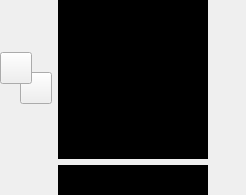
  <widget class="QDockWidget" name="dockWidget_2">
   <property name="features">
    <set>QDockWidget::DockWidgetMovable</set>
   </property>
   <property name="windowTitle">
    <string>Color Palette</string>
   </property>
   <attribute name="dockWidgetArea">
    <number>1</number>
   </attribute>
   <widget class="QWidget" name="dockWidgetContents_2">
    <layout class="QHBoxLayout" name="horizontalLayout_3" stretch="0,1,0">
     <property name="spacing">
      <number>6</number>
     </property>
     <property name="leftMargin">
      <number>0</number>
     </property>
     <property name="topMargin">
      <number>0</number>
     </property>
     <property name="rightMargin">
      <number>0</number>
     </property>
     <property name="bottomMargin">
      <number>0</number>
     </property>
     <item>
      <layout class="QVBoxLayout" name="verticalLayout_2">
       <item>
        <layout class="QGridLayout" name="gridLayout_3">
         <property name="spacing">
          <number>0</number>
         </property>
         <item row="1" column="1">
          <widget class="QToolButton" name="toolButton_9">
           <property name="enabled">
            <bool>false</bool>
           </property>
           <property name="text">
            <string/>
           </property>
           <property name="icon">
            <iconset resource="../resources/icons/icons.qrc">
             <normaloff>:/icons/pattern_1.png</normaloff>:/icons/pattern_1.png</iconset>
           </property>
           <property name="autoRaise">
            <bool>true</bool>
           </property>
          </widget>
         </item>
         <item row="1" column="0">
          <widget class="QToolButton" name="toolButton_8">
           <property name="enabled">
            <bool>false</bool>
           </property>
           <property name="text">
            <string/>
           </property>
           <property name="icon">
            <iconset resource="../resources/icons/icons.qrc">
             <normaloff>:/icons/pattern_1.png</normaloff>:/icons/pattern_1.png</iconset>
           </property>
           <property name="autoRaise">
            <bool>true</bool>
           </property>
          </widget>
         </item>
         <item row="0" column="1">
          <widget class="QToolButton" name="toolButton_4">
           <property name="enabled">
            <bool>false</bool>
           </property>
           <property name="text">
            <string/>
           </property>
           <property name="icon">
            <iconset resource="../resources/icons/icons.qrc">
             <normaloff>:/icons/pattern_1.png</normaloff>:/icons/pattern_1.png</iconset>
           </property>
           <property name="autoRaise">
            <bool>true</bool>
           </property>
          </widget>
         </item>
         <item row="0" column="0">
          <widget class="QToolButton" name="toolButton_3">
           <property name="enabled">
            <bool>false</bool>
           </property>
           <property name="text">
            <string/>
           </property>
           <property name="icon">
            <iconset resource="../resources/icons/icons.qrc">
             <normaloff>:/icons/pattern_0.png</normaloff>:/icons/pattern_0.png</iconset>
           </property>
           <property name="autoRaise">
            <bool>true</bool>
           </property>
          </widget>
         </item>
        </layout>
       </item>
       <item>
        <layout class="QHBoxLayout" name="horizontalLayout_6">
         <item>
          <widget class="QWidget" name="widget_3" native="true">
           <property name="minimumSize">
            <size>
             <width>52</width>
             <height>52</height>
            </size>
           </property>
           <property name="maximumSize">
            <size>
             <width>52</width>
             <height>52</height>
            </size>
           </property>
           <widget class="QPushButton" name="color_main_pushButton">
            <property name="geometry">
             <rect>
              <x>0</x>
              <y>0</y>
              <width>32</width>
              <height>32</height>
             </rect>
            </property>
            <property name="sizePolicy">
             <sizepolicy hsizetype="Minimum" vsizetype="Fixed">
              <horstretch>0</horstretch>
              <verstretch>0</verstretch>
             </sizepolicy>
            </property>
            <property name="minimumSize">
             <size>
              <width>32</width>
              <height>32</height>
             </size>
            </property>
            <property name="maximumSize">
             <size>
              <width>32</width>
              <height>32</height>
             </size>
            </property>
            <property name="statusTip">
             <string>Click to select the foreground color.</string>
            </property>
            <property name="text">
             <string/>
            </property>
           </widget>
           <widget class="QPushButton" name="color_alt_pushButton">
            <property name="geometry">
             <rect>
              <x>20</x>
              <y>20</y>
              <width>32</width>
              <height>32</height>
             </rect>
            </property>
            <property name="minimumSize">
             <size>
              <width>32</width>
              <height>32</height>
             </size>
            </property>
            <property name="maximumSize">
             <size>
              <width>32</width>
              <height>32</height>
             </size>
            </property>
            <property name="statusTip">
             <string>Click to select the background color.</string>
            </property>
            <property name="text">
             <string/>
            </property>
           </widget>
           <widget class="QToolButton" name="swap_colors_toolButton">
            <property name="geometry">
             <rect>
              <x>34</x>
              <y>0</y>
              <width>20</width>
              <height>20</height>
             </rect>
            </property>
            <property name="styleSheet">
             <string notr="true">min-width: 16px;
max-width: 16px;
min-height: 16px;
max-height: 16px;</string>
            </property>
            <property name="text">
             <string/>
            </property>
            <property name="icon">
             <iconset resource="../resources/icons/icons.qrc">
              <normaloff>:/icons/swap_colors.png</normaloff>:/icons/swap_colors.png</iconset>
            </property>
            <property name="iconSize">
             <size>
              <width>24</width>
              <height>24</height>
             </size>
            </property>
            <property name="autoRaise">
             <bool>true</bool>
            </property>
           </widget>
           <zorder>color_alt_pushButton</zorder>
           <zorder>color_main_pushButton</zorder>
           <zorder>swap_colors_toolButton</zorder>
          </widget>
         </item>
        </layout>
       </item>
       <item>
        <spacer name="verticalSpacer_6">
         <property name="orientation">
          <enum>Qt::Vertical</enum>
         </property>
         <property name="sizeHint" stdset="0">
          <size>
           <width>20</width>
           <height>40</height>
          </size>
         </property>
        </spacer>
       </item>
      </layout>
     </item>
     <item>
      <layout class="QVBoxLayout" name="verticalLayout_4" stretch="16,3">
       <property name="topMargin">
        <number>0</number>
       </property>
       <item>
        <widget class="ColorPaletteWidget" name="color_palette_widget" native="true">
         <property name="sizePolicy">
          <sizepolicy hsizetype="Expanding" vsizetype="Expanding">
           <horstretch>0</horstretch>
           <verstretch>0</verstretch>
          </sizepolicy>
         </property>
         <property name="minimumSize">
          <size>
           <width>150</width>
           <height>100</height>
          </size>
         </property>
         <property name="styleSheet">
          <string notr="true">background-color: black;</string>
         </property>
        </widget>
       </item>
       <item>
        <widget class="ColorPaletteWidget" name="deg_color_widget" native="true">
         <property name="minimumSize">
          <size>
           <width>0</width>
           <height>20</height>
          </size>
         </property>
         <property name="styleSheet">
          <string notr="true">background-color: black;</string>
         </property>
        </widget>
       </item>
      </layout>
     </item>
     <item>
      <layout class="QVBoxLayout" name="verticalLayout_3">
       <property name="spacing">
        <number>0</number>
       </property>
       <item>
        <widget class="QToolButton" name="transparency_toolButton">
         <property name="enabled">
          <bool>true</bool>
         </property>
         <property name="text">
          <string/>
         </property>
         <property name="icon">
          <iconset resource="../resources/icons/icons.qrc">
           <normaloff>:/icons/transparency.png</normaloff>:/icons/transparency.png</iconset>
         </property>
         <property name="iconSize">
          <size>
           <width>24</width>
           <height>24</height>
          </size>
         </property>
         <property name="autoRaise">
          <bool>true</bool>
         </property>
        </widget>
       </item>
       <item>
        <widget class="QToolButton" name="gradient_toolButton">
         <property name="enabled">
          <bool>true</bool>
         </property>
         <property name="text">
          <string/>
         </property>
         <property name="icon">
          <iconset resource="../resources/icons/icons.qrc">
           <normaloff>:/icons/gradiente.png</normaloff>:/icons/gradiente.png</iconset>
         </property>
         <property name="iconSize">
          <size>
           <width>24</width>
           <height>24</height>
          </size>
         </property>
         <property name="autoRaise">
          <bool>true</bool>
         </property>
        </widget>
       </item>
       <item>
        <widget class="QToolButton" name="load_palette_toolButton">
         <property name="enabled">
          <bool>true</bool>
         </property>
         <property name="icon">
          <iconset resource="../resources/icons/icons.qrc">
           <normaloff>:/icons/load_palette.png</normaloff>:/icons/load_palette.png</iconset>
         </property>
         <property name="iconSize">
          <size>
           <width>24</width>
           <height>24</height>
          </size>
         </property>
         <property name="autoRaise">
          <bool>true</bool>
         </property>
        </widget>
       </item>
       <item>
        <widget class="QToolButton" name="save_palette_toolButton">
         <property name="enabled">
          <bool>true</bool>
         </property>
         <property name="text">
          <string/>
         </property>
         <property name="icon">
          <iconset resource="../resources/icons/icons.qrc">
           <normaloff>:/icons/save_palette.png</normaloff>:/icons/save_palette.png</iconset>
         </property>
         <property name="iconSize">
          <size>
           <width>24</width>
           <height>24</height>
          </size>
         </property>
         <property name="autoRaise">
          <bool>true</bool>
         </property>
        </widget>
       </item>
       <item>
        <widget class="QToolButton" name="default_palette_toolButton">
         <property name="enabled">
          <bool>true</bool>
         </property>
         <property name="icon">
          <iconset resource="../resources/icons/icons.qrc">
           <normaloff>:/icons/default_palette.png</normaloff>:/icons/default_palette.png</iconset>
         </property>
         <property name="iconSize">
          <size>
           <width>24</width>
           <height>24</height>
          </size>
         </property>
         <property name="autoRaise">
          <bool>true</bool>
         </property>
        </widget>
       </item>
       <item>
        <spacer name="verticalSpacer_3">
         <property name="orientation">
          <enum>Qt::Vertical</enum>
         </property>
         <property name="sizeHint" stdset="0">
          <size>
           <width>20</width>
           <height>40</height>
          </size>
         </property>
        </spacer>
       </item>
      </layout>
     </item>
    </layout>
   </widget>
  </widget>
